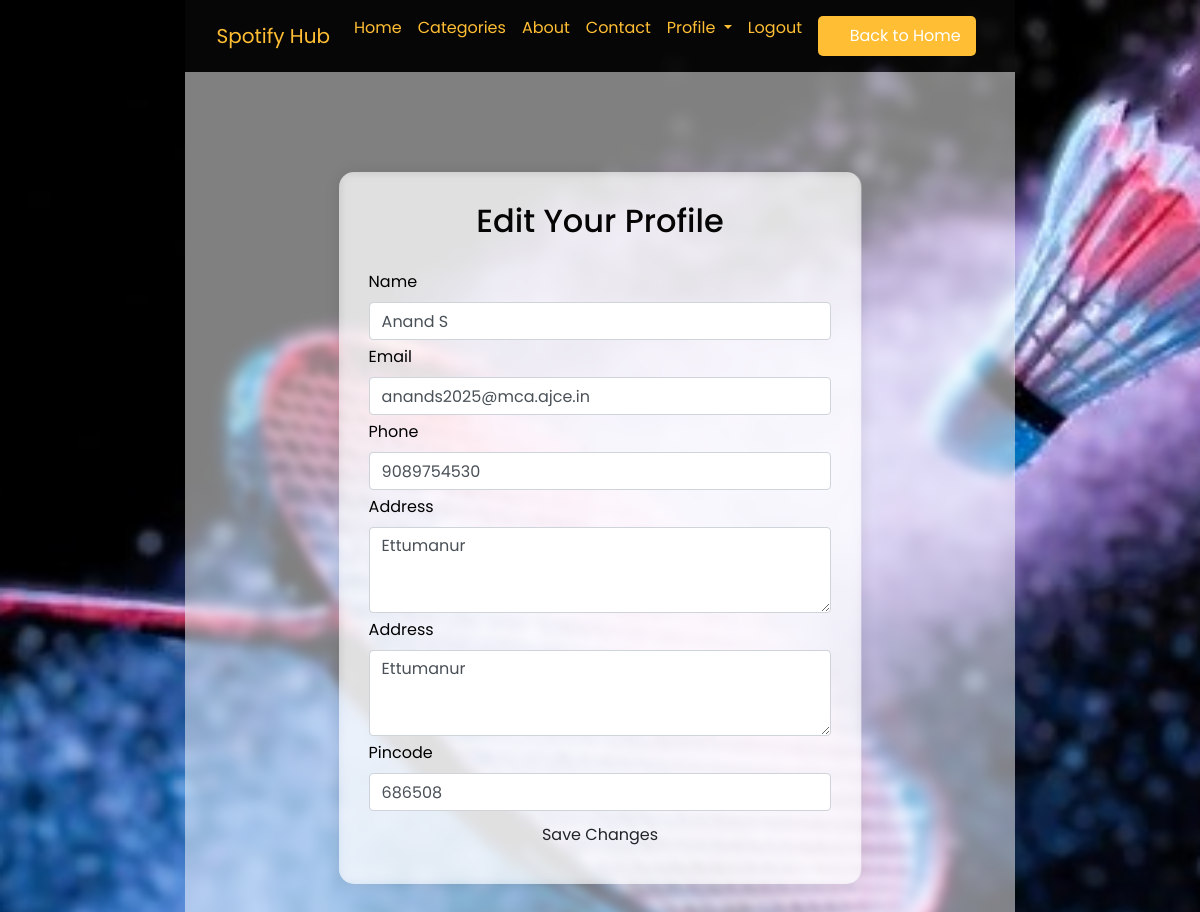
/edit_profile/ (signed in), run on the app's committed database.
### base/models.py (models this page shows, shortened)
class Customer(models.Model):
    USER_TYPE_CHOICES = [
        ('customer', 'Customer'),
        ('admin', 'Admin'),
    ]
    customer_id = models.AutoField(primary_key=True)
    name = models.CharField(max_length=100)
    email = models.EmailField(unique=True)
    password = models.CharField(max_length=128)
    phone = models.CharField(max_length=15,null=True)
    address = models.TextField(null=True)
    pincode = models.CharField(max_length=6, null=True)
    reset_password_token = models.CharField(max_length=100, null=True, blank=True)
    reset_password_expires = models.DateTimeField(null=True, blank=True)
    user_type = models.CharField(max_length=20, choices=USER_TYPE_CHOICES, default='customer')
    is_active = models.BooleanField(default=True)

### base/views.py (the view, shortened to what this page needs)
# urls.py: path('edit_profile/', views.edit_profile, name='edit_profile'),
@never_cache
def edit_profile(request):
    if not request.session.get('customer_id'):
        return redirect('login')
    customer = Customer.objects.get(customer_id=request.session['customer_id'])
    return render(request, 'edit_profile.html', {'customer': customer})

### base/templates/edit_profile.html (shortened to what this page needs)
{% load static %}
<html lang="en">
  <head>
    <link rel="stylesheet" type="text/css" href="{% static 'assets/css/bootstrap.css' %}" />
    <link href="{% static 'assets/css/style.css' %}" rel="stylesheet" />
    <link href="{% static 'assets/css/responsive.css' %}" rel="stylesheet" />
      <link href="{% static 'assets/css/font-awesome.min.css' %}" rel="stylesheet" />
      <link href="{% static 'assets/css/style.css' %}" rel="stylesheet" />
      <link href="{% static 'assets/css/responsive.css' %}" rel="stylesheet" />
  </head>
  <body>
    <link
      rel="stylesheet"
      type="text/css"
      href="{% static 'assets/css/bootstrap.css' %}"
    />
    <link
      rel="stylesheet"
      type="text/css"
      href="https://cdnjs.cloudflare.com/ajax/libs/OwlCarousel2/2.3.4/assets/owl.carousel.min.css"
    />
    <link
      rel="stylesheet"
      href="https://cdnjs.cloudflare.com/ajax/libs/jquery-nice-select/1.1.0/css/nice-select.min.css"
    />
    <div class="hero_area">
    <div class="hero_area" style="background-color: rgba(12, 12, 12, 0.5)">
      <header class="header_section" >
        <div class="container" style="color: #ffbe33;">
          <nav class="navbar navbar-expand-lg custom_nav-container">
            <a class="navbar-brand" href="{% url 'home' %}">
                <span style="color: #ffbe33;"> Spotify Hub </span>
              </a>
              <div class="collapse navbar-collapse" id="navbarSupportedContent" style="color: #ffbe33;">
                <ul class="navbar-nav mx-auto">
                  <li class="nav-item active">
                    <a class="nav-link" href="#" style="color: #ffbe33;">Home <span class="sr-only">(current)</span></a>
                  </li>
                  <li class="nav-item">
                    <a class="nav-link" href="#categories-section" style="color: #ffbe33;">Categories</a>
                  </li>
                  <li class="nav-item">
                    <a class="nav-link" href="#about" style="color: #ffbe33;">About</a>
                  </li>
                  <li class="nav-item">
                    <a class="nav-link" href="#contact" style="color: #ffbe33;">Contact</a>
                  </li>
                  <li class="nav-item dropdown">
                      <a class="nav-link dropdown-toggle" href="#" id="profileDropdown" role="button" data-bs-toggle="dropdown" aria-expanded="false" style="color: #ffbe33;">
                          Profile
                      </a>
                  </li>
                  <li class="nav-item">
                      <a class="nav-link" href="{% url 'logout' %}" style="color: #ffbe33;">Logout</a>
                  </li>
                  <li class="nav-item">
                    <a class="nav-link" href="{% url 'home' %}">
                        <button class="btn" style="background-color: #ffbe33; color: #ffffff; border: none; padding: 8px 15px; border-radius: 5px;">
                            <i class="fa fa-home"></i> Back to Home
                        </button>
                    </a>
                  </li>
                </ul>
              </div
          </nav>
        </div>
      </header>
    </div>
    <section class="edit-profile-section layout_padding" style="background-color: rgba(255, 255, 255, 0.5); backdrop-filter: blur(5px);">
      <div class="container" >
        <div class="row">
          <div class="col-md-8 offset-md-2">
            <div class="edit-profile-container" style="background-color: rgba(255, 255, 255, 0.5); backdrop-filter: blur(5px);">
              <h2 class="edit-profile-heading text-center" style="color: #050505;">Edit Your Profile</h2>
              <form action="{% url 'edit_profile' %}" method="post" id="editProfileForm">
                <div class="form-group">
                  <label for="name" style="color: #000000;">Name</label>
                  <input type="text" class="form-control" id="name" name="name" value="{{ customer.name }}" required minlength="2">
                </div>
                <div class="form-group">
                  <label for="email" style="color: #000000;">Email</label>
                  <input type="email" class="form-control" id="email" name="email" value="{{ customer.email }}" required>
                </div>
                <div class="form-group">
                  <label for="phone" style="color: #000000;">Phone</label>
                  <input type="tel" class="form-control" id="phone" name="phone" value="{{ customer.phone }}" required pattern="^\+?1?\d{9,15}$">
                </div>
                <div class="form-group">
                  <label for="address" style="color: #000000;">Address</label>
                  <textarea class="form-control" id="address" name="address" rows="3" required minlength="5">{{ customer.address }}</textarea>
                </div>
                <div class="form-group">
                  <label for="address" style="color: #000000;">Address</label>
                  <textarea class="form-control" id="address" name="address" rows="3" required minlength="5">{{ customer.address }}</textarea>
                </div>
                <div class="form-group">
                    <label for="pincode" style="color: #000000;">Pincode</label>
                    <input type="text"
                           class="form-control"
                           id="pincode"
                           name="pincode"
                           value="{{ customer.pincode }}"
                           pattern="[0-9]{6}"
                           maxlength="6"
                           title="Please enter a valid 6-digit pincode"
                           oninput="this.value = this.value.replace(/[^0-9]/g, '').slice(0, 6)"
                           required>
                </div>
                <div class="text-center">
                  <button type="submit" class="btn btn-submit">Save Changes</button>
                </div>
              </form>
            </div>
          </div>
        </div>
      </div>
    </section>
  </body>
</html>

### static/assets/css/style.css (style rules this page uses)
* { margin: 0; padding: 0; box-sizing: border-box; font-family: 'Poppins', sans-serif; }
html,body { display: grid; height: 100%; width: 100%; place-items: center; background: #f2f2f2; }

### static/assets/css/responsive.css (style rules this page uses)
@media (min-width: 1200px) { .container { max-width: 1170px; } }

### data on the page
Customer: name "Anand S", email "anands2025@mca.ajce.in", phone "9089754530", address "Ettumanur", pincode "686508"
